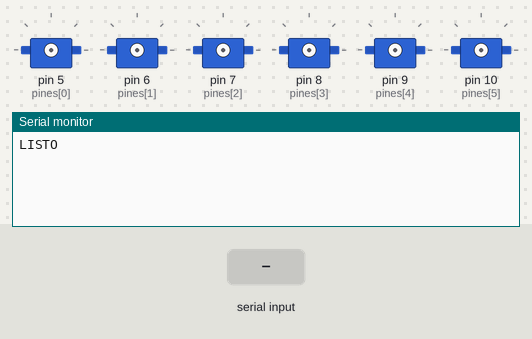
Simulated run of this sketch. Board: Arduino Uno, built with avr-gcc and run on an emulated ATmega328P. On the bench: 6 × servo, the last lines printed to the serial monitor. Inputs (shaded band) come from the test bench.

Above: at 1.2 s.
1.3 s: "A90\n" received over Serial
4.3 s: "P\n" received over Serial
5.8 s: "90,45\n" received over Serial
At 6.3 s:
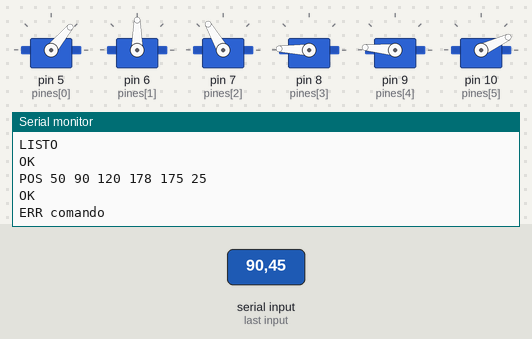
7.3 s: "G90\n" received over Serial
At 8.5 s:
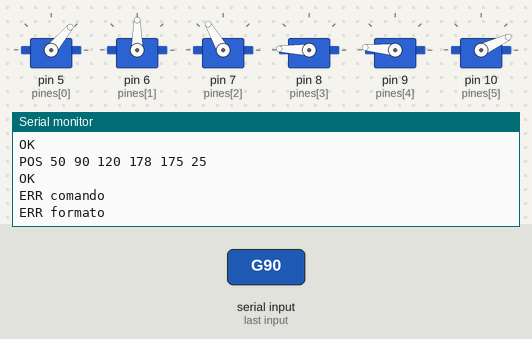
8.8 s: "L90\n" received over Serial
At 10.4 s:
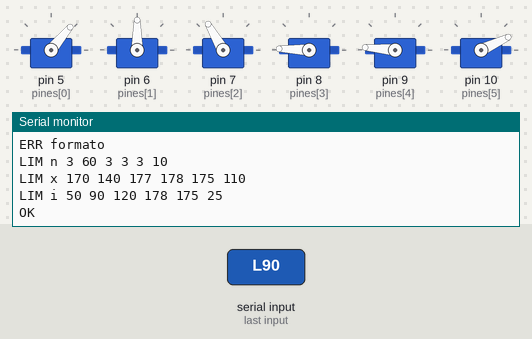

The sketch:

brazo_serial.ino
```cpp
/*
  BRAZO DE AJEDREZ - FIRMWARE CONTROLADO POR PC (robot.py)

  Comandos (texto, terminan en salto de linea, 9600 baudios):
    A                    Activar servos en la pose de reposo (el brazo debe estar YA en reposo)
    A b h c m g p        Activar servos en esa pose; util para arrancar en la retirada
    G b h c m g p        Ir a la pose: base hombro codo muneca gancho pinza (grados)
    H                    Volver al reposo
    X                    Parada: congela los servos donde esten
    P                    Imprime la posicion actual
    L                    Imprime sus limites y reposo (los lee el PC: la tabla vive SOLO aqui)
  Respuestas: "OK" al terminar, "ERR ..." si algo falla.

  Los servos llegan JUNTOS al destino y nunca superan su velocidad maxima (tickMs).
  Los limites mn/mx se aplican aqui tambien: aunque el PC se equivoque, no los excede.
*/
#include <Servo.h>

const byte NUM = 6;
const byte pines[NUM] = {5, 6, 7, 8, 9, 10};

const int mn[NUM]  = {3,   60,  3,   3,   3,   10};
const int mx[NUM]  = {170, 140, 177, 178, 175, 110};
const int ini[NUM] = {50,  90,  120, 178, 175, 25};

// ms por grado: velocidad MAXIMA de cada servo (mas alto = mas lento)
const int tickMs[NUM] = {20, 35, 25, 20, 20, 20};

Servo servos[NUM];
int pos[NUM];
int tgt[NUM];
unsigned long intervalo[NUM];
unsigned long lastTick[NUM];
bool activo = false;
bool enMovimiento = false;

char buf[40];
byte nbuf = 0;

void activar(const int* p) {
  if (activo) { Serial.println(F("OK")); return; }
  for (byte i = 0; i < NUM; i++) {
    int a = constrain(p[i], mn[i], mx[i]);
    pos[i] = a;
    tgt[i] = a;
    servos[i].write(a);          // write ANTES de attach: sin salto
    servos[i].attach(pines[i]);
    delay(600);                  // uno por uno: evita picos de corriente
  }
  activo = true;
  Serial.println(F("OK"));
}

void irA(const int* d) {
  int delta[NUM];
  unsigned long T = 0;
  for (byte i = 0; i < NUM; i++) {
    tgt[i] = constrain(d[i], mn[i], mx[i]);
    delta[i] = abs(tgt[i] - pos[i]);
    unsigned long t = (unsigned long)delta[i] * tickMs[i];
    if (t > T) T = t;
  }
  if (T == 0) { Serial.println(F("OK")); return; }
  unsigned long ahora = millis();
  for (byte i = 0; i < NUM; i++) {
    intervalo[i] = delta[i] ? T / delta[i] : 0;   // todos terminan a la vez
    lastTick[i] = ahora;
  }
  enMovimiento = true;
}

void imprimirLim(char clave, const int* v) {
  Serial.print(F("LIM "));
  Serial.print(clave);
  for (byte i = 0; i < NUM; i++) { Serial.print(' '); Serial.print(v[i]); }
  Serial.println();
}

void comando(char* s) {
  char c = toupper(s[0]);
  if (c == 'A') {
    int v[NUM];
    int n = sscanf(s + 1, "%d %d %d %d %d %d", &v[0], &v[1], &v[2], &v[3], &v[4], &v[5]);
    activar(n == NUM ? v : ini);   // "A" solo = reposo; "A b h c m g p" = esa pose
  } else if (c == 'G') {
    if (!activo) { Serial.println(F("ERR no activo")); return; }
    int v[NUM];
    int n = sscanf(s + 1, "%d %d %d %d %d %d", &v[0], &v[1], &v[2], &v[3], &v[4], &v[5]);
    if (n != NUM) { Serial.println(F("ERR formato")); return; }
    irA(v);
  } else if (c == 'H') {
    if (!activo) { Serial.println(F("ERR no activo")); return; }
    irA(ini);
  } else if (c == 'X') {
    for (byte i = 0; i < NUM; i++) tgt[i] = pos[i];
    enMovimiento = false;
    Serial.println(F("OK"));
  } else if (c == 'L') {
    imprimirLim('n', mn);
    imprimirLim('x', mx);
    imprimirLim('i', ini);
    Serial.println(F("OK"));
  } else if (c == 'P') {
    Serial.print(F("POS"));
    for (byte i = 0; i < NUM; i++) { Serial.print(' '); Serial.print(pos[i]); }
    Serial.println();
    Serial.println(F("OK"));
  } else {
    Serial.println(F("ERR comando"));
  }
}

void leerSerial() {
  while (Serial.available()) {
    char c = Serial.read();
    if (c == '\r') continue;
    if (c == '\n') {
      buf[nbuf] = 0;
      if (nbuf > 0) comando(buf);
      nbuf = 0;
    } else if (nbuf < sizeof(buf) - 1) {
      buf[nbuf++] = c;
    }
  }
}

void avanzar() {
  if (!enMovimiento) return;
  unsigned long ahora = millis();
  bool pendiente = false;
  for (byte i = 0; i < NUM; i++) {
    if (pos[i] == tgt[i]) continue;
    if (ahora - lastTick[i] >= intervalo[i]) {
      lastTick[i] = ahora;
      pos[i] += (tgt[i] > pos[i]) ? 1 : -1;
      servos[i].write(pos[i]);
    }
    if (pos[i] != tgt[i]) pendiente = true;
  }
  if (!pendiente) {
    enMovimiento = false;
    Serial.println(F("OK"));
  }
}

void setup() {
  Serial.begin(9600);
  for (byte i = 0; i < NUM; i++) { pos[i] = ini[i]; tgt[i] = ini[i]; }
  Serial.println(F("LISTO"));
}

void loop() {
  leerSerial();
  avanzar();
}
```

Measured:
- after the input at 5.8 s, the serial monitor: prints a new line at once (image 1)
- after the input at 7.3 s, the serial monitor: prints a new line at once (image 2)
- after the input at 8.8 s, the serial monitor: prints a new line at once (image 3)
